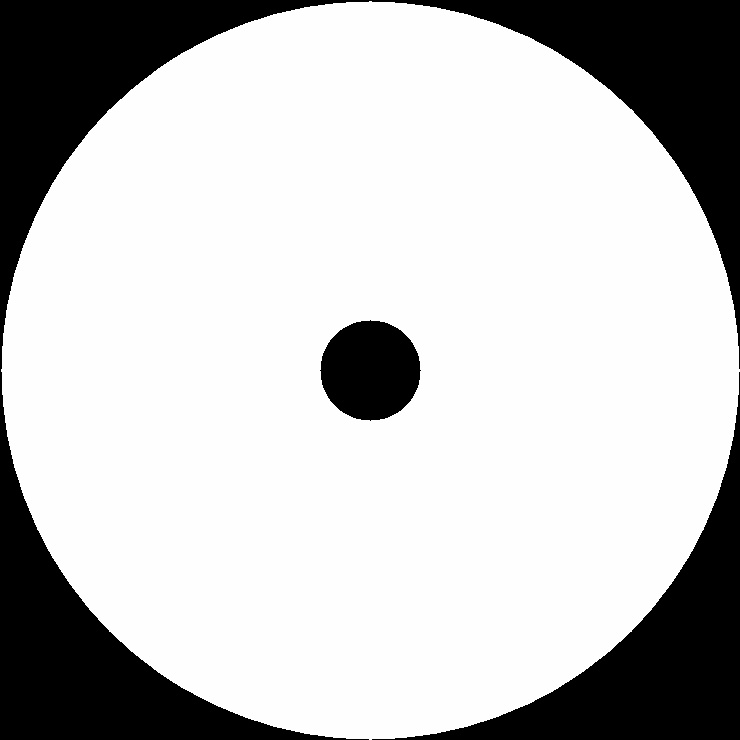
#> input picture dataset/cropping_mask.jpg, 740 x 740 px; the run also reads 1 picture not shown here
$ python segmentation.py
#> lines starting #> are read from the running program, lines starting #| are printed output that depends on the picture; after the words box and inside, x2 and y2 are one past the last pixel; in counts of white or black regions, pixels touching at a corner belong together; pictures that were not available may be replaced by others from this repository, and a replacement may not be noted
#> call 4 of __init__, with y1 = 185, y2 = 370, x1 = 0, x2 = 185
#> in __init__, self.src is the input picture: shape (740, 740, 3); min 0, max 255, mean 194.6
### vanischeCV.py
import cv2
import numpy as np

# murmurmurmurmruuuuuuuuuruururururururarararar


class Color: ...


class ColorRange: ...


class Frame: ...


class Contour: ...


class Rect: ...


class ROI: ...


class Point: ...


class Moments: ...


class Colors:
    RED = (0, 0, 255)
    BLUE = (255, 0, 0)
    CYAN = (255, 255, 0)
    WHITE = (255, 255, 255)
    BLACK = (0, 0, 0)
    GREEN = (0, 255, 0)
    ORANGE = (0, 165, 255)
    PURPLE = (255, 0, 255)
    YELLOW = (255, 0, 100)


class ColorRange:
    # [17 lines left out: function __init__, not called in this run]


class Frame:
    def __init__(self, src, colorspace: str):
        self.src = src
        self.colorspace = colorspace

        self.h = self.src.shape[0]
        self.w = self.src.shape[1]

    def show(self, winname: str = "frame") -> Frame:
        cv2.imshow(winname, self.src)
        return self

    # [43 lines left out: functions create_hsv_tb_window, hsv_tb_mask, not called in this run]

    def create_thresh_tb_window(
        winname: str = "thresh trackbar", default_value: int = 0
    ) -> None:
        cv2.namedWindow(winname)
        cv2.createTrackbar("thresh", winname, 0, 255, lambda x: None)
        cv2.setTrackbarPos("thresh", winname, default_value)

    def thresh_tb_mask(
        self,
        src: Frame,
        winname: str = "thresh trackbar",
        mask_color: Color = None,
        invert=False,
    ) -> Frame:
        self.thresh_value = cv2.getTrackbarPos("thresh", winname)

        thresh_mask = src.threshold(self.thresh_value, invert=invert)
        bgr_thresh_mask = thresh_mask.cvt2bgr()
        self.thresh_mask = thresh_mask.src

        if mask_color is not None:
            ret = self.bitwise(Frame(255 - bgr_thresh_mask.src, "bgr"))
            ret.src[self.thresh_mask != 0] = mask_color

            return ret, thresh_mask
        return self.bitwise(bgr_thresh_mask), thresh_mask

    def resize(self, width: int, heigt: int) -> Frame:
        return Frame(cv2.resize(self.src, (width, heigt)), self.colorspace)

    def bitwise(self, mask: Frame) -> Frame:
        return Frame(cv2.bitwise_and(self.src, mask.src), self.colorspace)

    def erode(self, ksize: int, iterations: int = 1) -> Frame:
        self.src = cv2.erode(self.src, (ksize, ksize), iterations=iterations)
        return self

    def dilate(self, ksize: int = 3, iterations: int = 1) -> Frame:
        self.src = cv2.dilate(self.src, (ksize, ksize), iterations=iterations)
        return self

    def cvt2bgr(self) -> Frame:
        self.bgr = cv2.cvtColor(self.src, self.get_cvt_code("bgr"))
        return Frame(self.bgr, "bgr")

    def cvt2hsv(self) -> Frame:
        self.hsv = cv2.cvtColor(self.src, self.get_cvt_code("hsv"))
        return Frame(self.hsv, "hsv")

    def cvt2gray(self) -> Frame:
        self.gray = cv2.cvtColor(self.src, self.get_cvt_code("gray"))
        return Frame(self.gray, "gray")

    def get_cvt_code(self, dst_colorspace: str) -> int:
        assert self.colorspace != dst_colorspace, "Can't convert: types equal"

        if self.colorspace == "bgr":
            if dst_colorspace == "hsv":
                return cv2.COLOR_BGR2HSV
            elif dst_colorspace == "gray":
                return cv2.COLOR_BGR2GRAY

        elif self.colorspace == "hsv":
            if dst_colorspace == "bgr":
                return cv2.COLOR_HSV2BGR

        elif self.colorspace == "gray":
            if dst_colorspace == "bgr":
                return cv2.COLOR_GRAY2BGR

    def blur(self, ksize: int) -> Frame:
        self.blur = cv2.blur(self.src, (ksize, ksize))
        return Frame(self.blur, self.colorspace)

    def threshold(self, value: int, invert: bool = False) -> Frame:
        self.thresh = cv2.threshold(self.src, value, 255, cv2.THRESH_BINARY)[1]
        return Frame(self.thresh if not invert else 255 - self.thresh, "gray")

    # [7 lines left out: function in_range, not called in this run]

    def canny(self, value: int) -> Frame:
        self.canny = cv2.Canny(self.src, value, 200)
        return Frame(self.canny, "gray")

    def get_conts(self) -> Frame:
        self.conts, self.hierarchy = cv2.findContours(
            self.src,
            cv2.RETR_TREE,
            cv2.CHAIN_APPROX_SIMPLE,
        )

        return self

    def roi(self, roi: ROI) -> Frame:
        return Frame(self.src[roi.y1 : roi.y2, roi.x1 : roi.x2], self.colorspace)

    def put_roi(self, src: Frame, roi: ROI) -> Frame:
        if src.colorspace == "gray" and self.colorspace != "gray":
            src = src.cvt2bgr()

        if self.colorspace == "gray" and src.colorspace != "gray":
            src = src.cvt2gray()

        self.src[roi.y1 : roi.y2, roi.x1 : roi.x2] = src.src
        return self

    def invert(self) -> Frame:
        self.src = 255 - self.src
        return self

    def print(
        self,
        text,
        point: Point,
        color: Color = Colors.WHITE,
        thickness: int = 1,
        scale: float = 0.5,
    ) -> Frame:
        cv2.putText(
            self.src,
            str(text),
            (point.x, point.y),
            cv2.FONT_HERSHEY_SIMPLEX,
            scale,
            color,
            thickness,
            cv2.LINE_AA,
        )
        return self

    def draw_point(self, point: Point = Point(), color: Color = Colors.RED) -> Frame:
        cv2.circle(self.src, (point.x, point.y), 4, color, -1)
        return self

    def draw_rect(
        self, rect: Rect, color: Color = Colors.PURPLE, thickness: int = 1
    ) -> Frame:
        cv2.rectangle(
            self.src,
            (rect.x, rect.y),
            (rect.x + rect.w, rect.y + rect.h),
            color,
            thickness,
        )
        return self

    # [10 lines left out: function draw_cont_rect, not called in this run]

    def draw_conts(
        self, cont: Contour, color: Color = Colors.PURPLE, thickness: int = 1
    ) -> Frame:
        cv2.drawContours(self.src, cont.cont, -1, color, thickness)
        return self

    # [19 lines left out: functions draw_approxed_contour_point, draw_conts_boxes, not called in this run]


class Contour:
    def __init__(self, cont: np.ndarray) -> None:
        self.cont = cont

    def get_moments(self) -> Moments:
        self.moments = Moments(cv2.moments(self.cont))
        return self.moments

    def get_m_center(self) -> Point:
        self.m_center: Point = self.moments.center
        return self.m_center

    def get_area(self) -> int:
        self.area = cv2.contourArea(self.cont)
        return self.area

    def get_m_area(self) -> int: ...

    def get_bounding_rect(self) -> Rect:
        self.x, self.y, self.w, self.h = cv2.boundingRect(self.cont)

        self.rect = Rect(self.x, self.y, self.w, self.h)

        return self.rect

    def approx(self, value: float = 0.01) -> Contour:
        self.cont = cv2.approxPolyDP(
            self.cont, value * cv2.arcLength(self.cont, True), True
        )
        return self

    # [5 lines left out: function get_approxed, not called in this run]


class Rect:
    def __init__(self, x: int = 0, y: int = 0, w: int = 0, h: int = 0) -> None:
        self.x = int(x)
        self.y = int(y)
        self.w = int(w)
        self.h = int(h)

    def to_roi(self) -> ROI:
        return ROI.from_rect(self)

    # [12 lines left out: functions add_offset, with_offset, not called in this run]

    def with_roi_offset(self, roi: ROI) -> Rect:
        return Rect(self.x + roi.x1, self.y + roi.y1, self.w, self.h)


class ROI:
    def __init__(self, y1: int, y2: int, x1: int, x2: int) -> None:
        self.y1 = y1
        self.y2 = y2
        self.x1 = x1
        self.x2 = x2

    @staticmethod
    def from_rect(rect: Rect) -> ROI:
        return ROI(y1=rect.y, y2=rect.y + rect.h, x1=rect.x, x2=rect.x + rect.w)


class Point:
    def __init__(self, x, y) -> None:
        self.x = x
        self.y = y


class Moments:
    def __init__(self, M) -> None:
        self.M = M

        self.center: Point = Point(int(M["m10"] / M["m00"]), int(M["m01"] / M["m00"]))

### segmentation.py
from datetime import date
from threading import Thread

import cv2 as cv
import numpy as np

from vanischeCV import *

# TO-DO: fill out large contours

MIN_AREA = 4500
MAX_AREA = 9000


class Pool:
    H, W = 740, 740

    POOL_ROI = ROI(
        76,
        1036,
        431,
        1391,
    )

    INFO_TABLE_MASK_ROI = ROI(
        y1=H // 4 * 3,
        y2=H,
        x1=0,
        x2=H // 4,
    )
    INFO_TABLE_GRAY_ROI = ROI(
        y1=H // 2,
        y2=H // 4 * 3,
        x1=0,
        x2=H // 4,
    )
    INFO_TABLE_HSV_ROI = ROI(
        y1=H // 4,
        y2=H // 2,
        x1=0,
        x2=H // 4,
    )

    CROPPING_MASK = Frame(cv.imread("dataset/cropping_mask.jpg"), "gray")
    INFO_TABLE = Frame(cv.imread("dataset/info_table.jpg"), "gray")

    def __init__(self, src_link: str | int, pool_number: int, date: str) -> None:
        self.src_link = src_link
        self.pool_number = pool_number
        self.date = date.replace("/", ".")

        self.cap = cv.VideoCapture(self.src_link)
        self.winname = f"Pool {self.pool_number}"

        self.sturgeons_areas_array = np.array([])
        self.sturgeons_average_area: int = 0

        Frame.create_thresh_tb_window(winname=self.winname, default_value=65)

    def get_frame(self) -> Frame:
        ret, frame = self.cap.read()
        assert ret, f"Couldnt get frame from {self.src_link}"

        self.raw = (
            Frame(frame, "bgr")
            .roi(self.POOL_ROI)
            .roi(ROI(110, 850, 110, 850))
            .bitwise(self.CROPPING_MASK)
        )
        self.hsv = self.raw.cvt2hsv()
        self.gray = self.raw.cvt2gray()

        return self.raw

    def get_sturgeons_mask(self) -> Frame:
        self.bgr_mask, self.mask = self.raw.thresh_tb_mask(
            self.raw.cvt2gray(),
            self.winname,
            invert=True,
            mask_color=Colors.GREEN,
        )

        return self.bgr_mask, self.mask

    def get_sturgeons_conts(self, mask: Frame) -> list[Contour]:
        self.sturgeons: list[Contour] = []

        for c in mask.get_conts().conts:
            cont = Contour(c).approx(value=0.04)
            if MIN_AREA < cont.get_area() < MAX_AREA:
                cont.get_moments()
                cont.get_m_center()
                cont.get_bounding_rect()

                if not (
                    abs(self.mask.w // 2 - (cont.x + cont.rect.w // 2)) < 10
                    and abs(self.mask.h // 2 - (cont.y + cont.rect.h // 2)) < 10
                ):
                    self.sturgeons.append(cont)
        return self.sturgeons

    def fill_info_table(self) -> Frame:
        self.info_table = Frame(cv.imread("dataset/info_table.jpg"), "bgr")

        self.info_table.put_roi(
            self.mask.resize(self.H // 4, self.W // 4).invert(),
            self.INFO_TABLE_MASK_ROI,
        )
        self.info_table.put_roi(
            self.gray.resize(self.H // 4, self.W // 4), self.INFO_TABLE_GRAY_ROI
        )
        self.info_table.put_roi(
            self.hsv.resize(self.H // 4, self.W // 4), self.INFO_TABLE_HSV_ROI
        )

        self.info_table.print(
            self.sturgeons_average_area,
            Point(10, 100),
            scale=1.2,
            thickness=2,
        )
        for i in range(len(self.date)):
            if i == "-":
                self.date[i] = "."
        self.info_table.print(
            self.date,
            Point(10, 40),
            scale=0.9,
            thickness=2,
        )

        return self.info_table

    def parse_sturgeons(self) -> Frame:
        self.frame = self.raw.bitwise(self.CROPPING_MASK).bitwise(self.bgr_mask)

        if self.sturgeons:
            for sturgeon in self.sturgeons:
                self.frame.draw_rect(sturgeon.rect, thickness=1, color=Colors.BLACK)
                self.frame.draw_conts(sturgeon, thickness=4, color=Colors.GREEN)
                self.frame.draw_point(sturgeon.m_center)

                self.sturgeons_areas_array = np.append(
                    self.sturgeons_areas_array, sturgeon.area
                )

        self.sturgeons_average_area = int(np.mean(self.sturgeons_areas_array))

    def segment(self) -> object:
        self.get_frame()

        self.get_sturgeons_mask()
        self.get_sturgeons_conts(self.mask)
        self.parse_sturgeons()

        self.fill_info_table()

        self.output_frame = Frame(
            cv.hconcat([self.info_table.src, self.frame.src]), "bgr"
        ).resize(625, 500)

        return self

    def show(self) -> None:
        cv.imshow(self.winname, self.output_frame.src)


if __name__ == "__main__":
    DATE = date.today().strftime("%d/%m/%Y").replace("-", ".")

    SRC_LINK_1 = "dataset/output1.avi"
    SRC_LINK_2 = "dataset/output2.avi"

    pools: list[Pool] = [
        Pool(src_link=SRC_LINK_1, pool_number=1, date=DATE),
        Pool(src_link=SRC_LINK_2, pool_number=2, date=DATE),
    ]

    while True:
        try:
            for pool in pools:
                pool.segment().show()
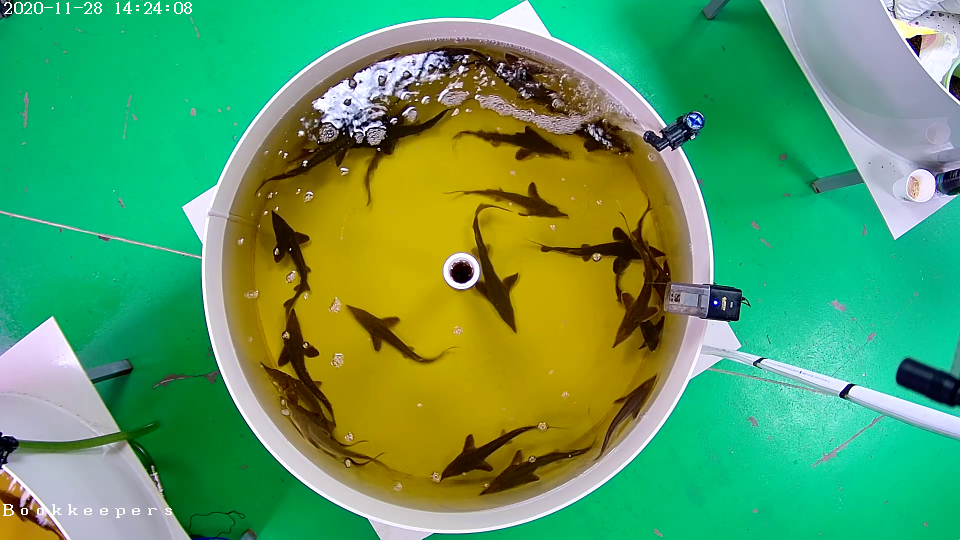
#> input picture dataset/frame.png, 1920 x 1080 px, given in place of output1.avi, which was not available (shown at 1/2 size)
#> in get_frame, frame is the input picture: shape (1080, 1920, 3); mean B, G, R 97.7, 157.9, 87.5
#> call 4 of __init__, with colorspace = 'bgr'
#> in __init__ (call 4), `self.src = src`:
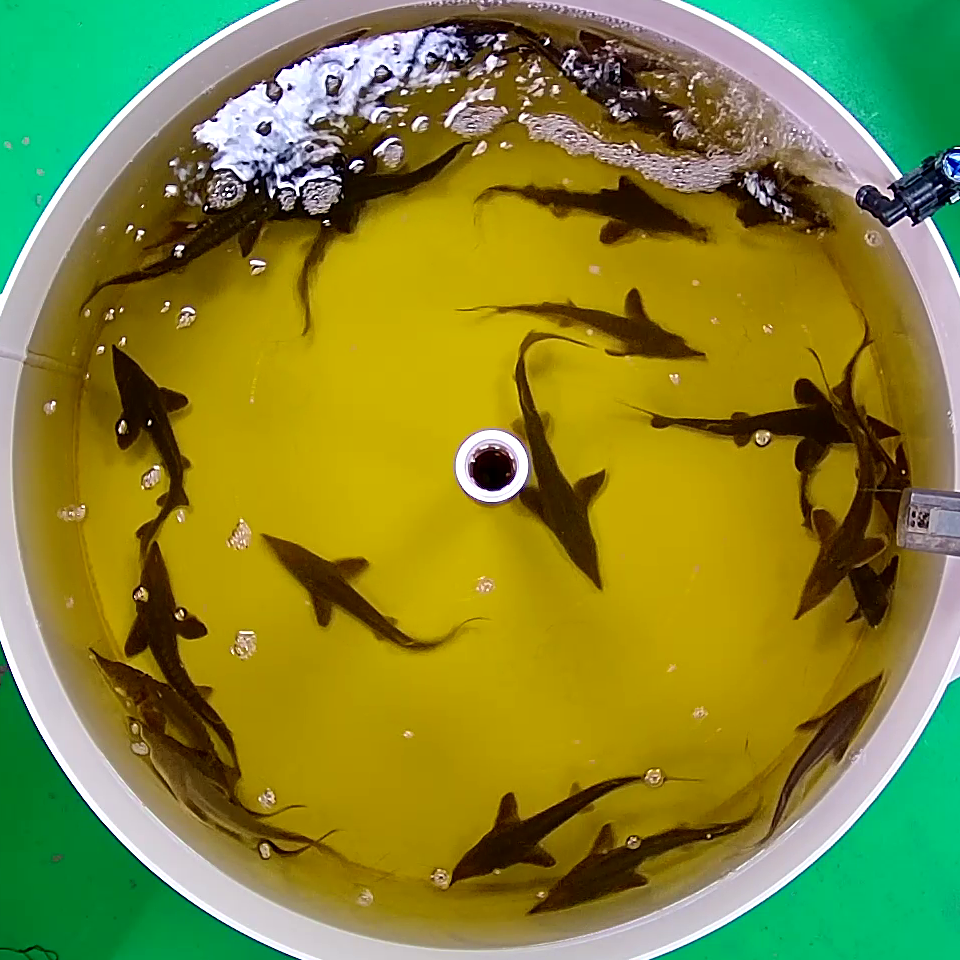
#> self.src: shape (960, 960, 3); mean of channels 0, 1, 2 51.1, 134.5, 132.5; drawn as B, G, R
#> in cvt2hsv, `self.hsv = cv2.cvtColor(self.src, self.get_cvt_code("hsv"))`: self.hsv: shape (740, 740, 3); mean H, S, V 19.6, 190.9, 122.9
#> in cvt2gray, `self.gray = cv2.cvtColor(self.src, self.get_cvt_code("gray"))`:
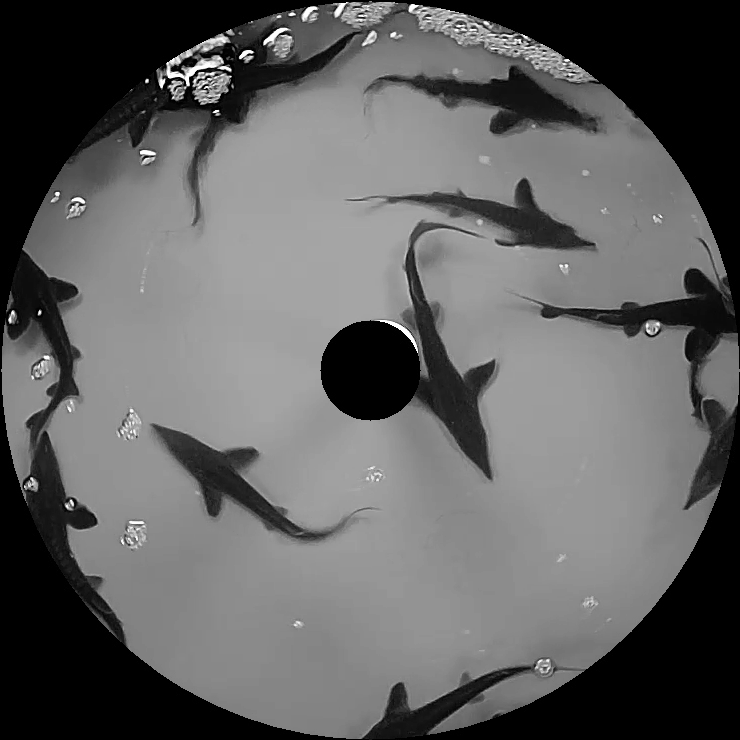
#> self.gray: shape (740, 740); min 0, max 255, mean 96.9
#> in thresh_tb_mask, `self.thresh_value = cv2.getTrackbarPos("thresh", winname)`: self.thresh_value = 65
#> in threshold, `self.thresh = cv2.threshold(self.src, value, 255, cv2.THRESH_BINARY)[1]`:
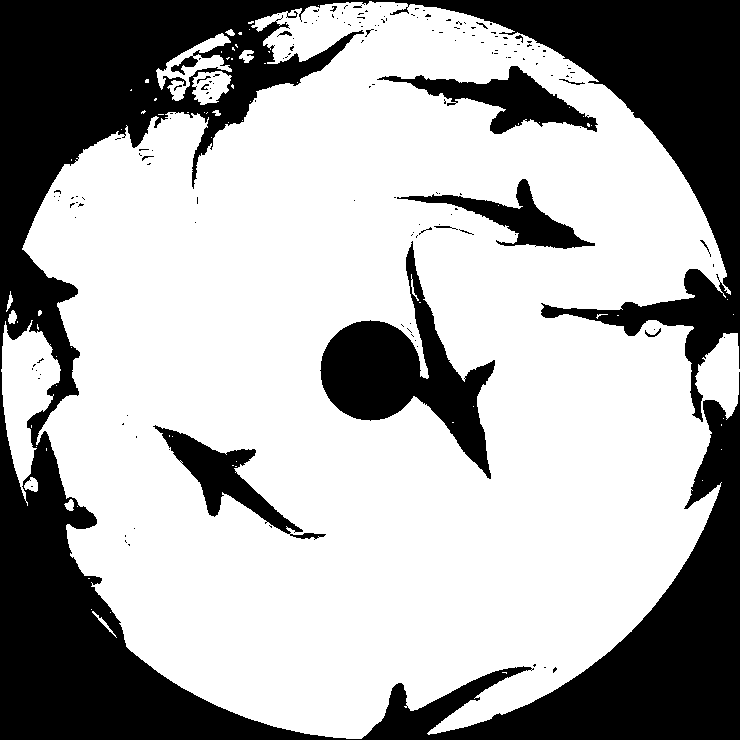
#> self.thresh: shape (740, 740); 66.8% white; 169 black regions (150 under 20 px), largest, box (x1, y1, x2, y2) and area: (0, 0, 740, 740) 153872, (320, 241, 495, 479) 13897, (377, 66, 598, 134) 5048
#> in __init__ (call 12), `self.src = src`: self.src: shape (740, 740, 3); 66.8% white; 169 black regions (150 under 20 px)
#> in thresh_tb_mask, `ret.src[self.thresh_mask != 0] = mask_color`:
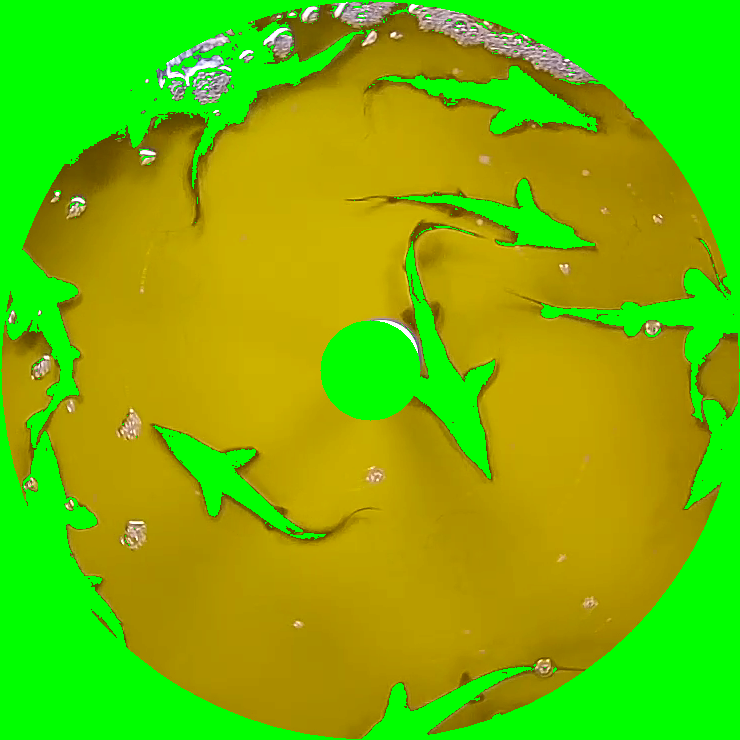
#> ret.src: shape (740, 740, 3); mean of channels 0, 1, 2 3.9, 183.7, 117.7; drawn as B, G, R
#> in get_conts, `self.conts, self.hierarchy = cv2.findContours( self.src, cv2.RETR_TREE..`: self.conts = 274 contours, 251 with area under 20; largest, box (x1, y1, x2, y2) and area: (0, 0, 740, 740) 159286, (320, 241, 495, 479) 13546, (0, 319, 62, 502) 5690, (377, 66, 598, 134) 4776, (153, 425, 326, 540) 4274
#> after the loop in get_sturgeons_conts, `for c in mask.get_conts().conts:`: self.sturgeons = 3 items
#> in __init__ (call 15), `self.src = src`:
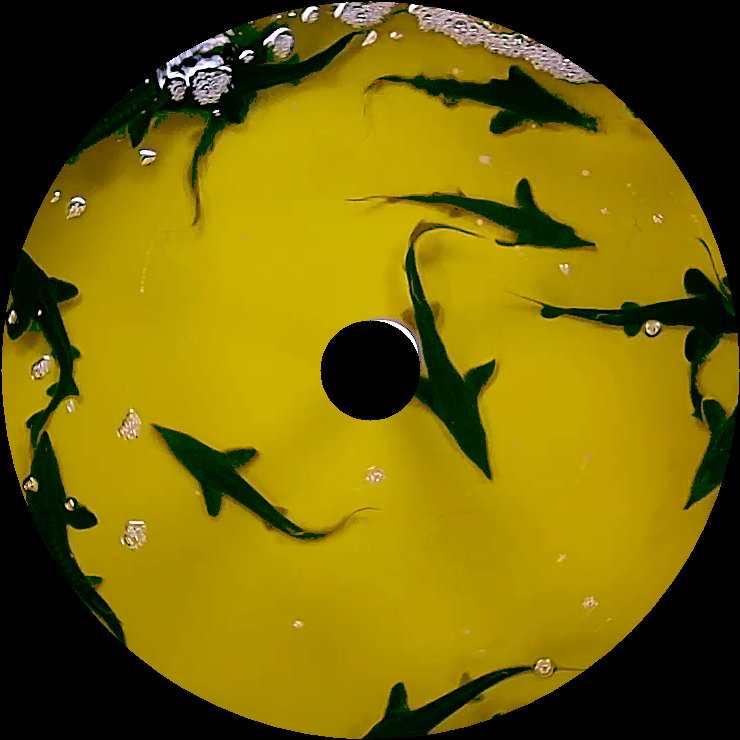
#> self.src: shape (740, 740, 3); mean of channels 0, 1, 2 3.9, 101.7, 117.7; drawn as B, G, R
#> the loop in parse_sturgeons, `for sturgeon in self.sturgeons:` made 3 passes
#> self.sturgeons_areas_array on passes 1 to 3: [4939], [4939, 5063.5], [4939, 5063.5, 5358.5]
#> in parse_sturgeons, `self.sturgeons_average_area = int(np.mean(self.sturgeons_areas_array))`: self.sturgeons_average_area = 5120
#> in __init__ (call 23), `self.src = src`:
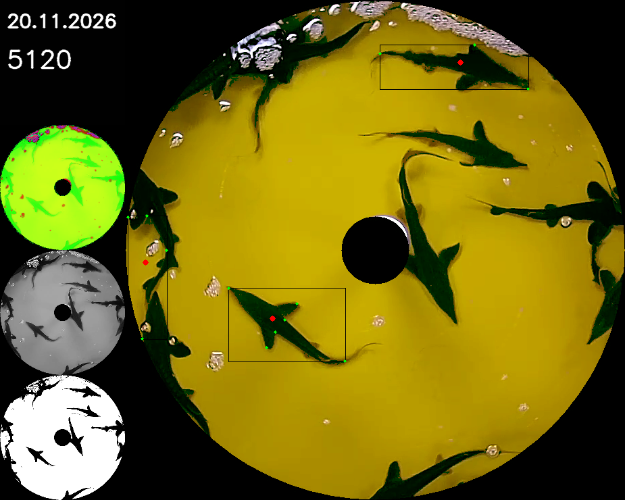
#> self.src: shape (500, 625, 3); mean of channels 0, 1, 2 18.3, 104.8, 114.3; drawn as B, G, R

                cv.waitKey(10)
        except Exception as err:
            print(err)
